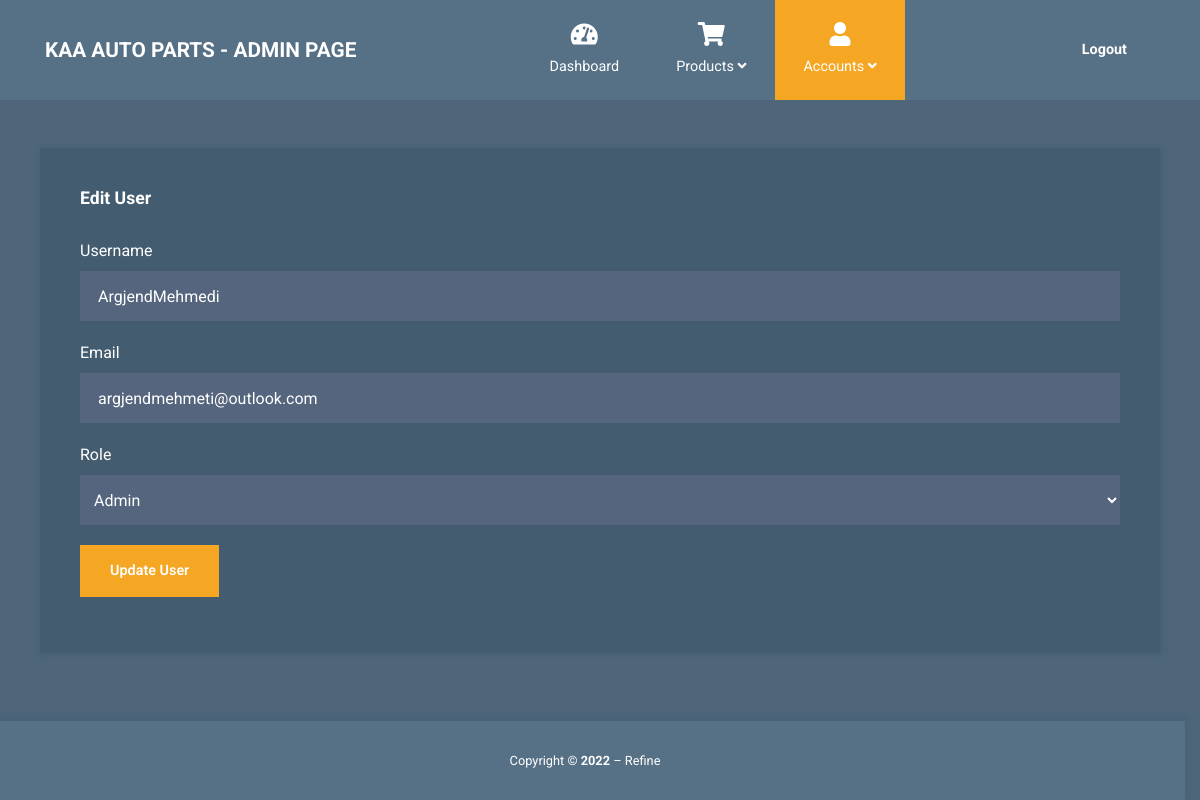
The app's page /admin/accounts-edit.php?id=1 with its own data.
### tables this page shows
CREATE TABLE `users` (
  `id` int(11) NOT NULL,
  `username` varchar(50) NOT NULL,
  `email` varchar(50) NOT NULL,
  `userpassword` varchar(255) NOT NULL,
  `role` int(11) NOT NULL DEFAULT 0
);

### admin/accounts-edit.php (the view, shortened to what this page needs)
<?php
include_once 'admin_assets/includes/config.inc.php';
?>
<!DOCTYPE html>
<html lang="en">
<head>
  <link rel="stylesheet" href="admin_assets/css/fontawesome.min.css" />
  <link rel="stylesheet" href="admin_assets/css/bootstrap.min.css" />
  <link rel="stylesheet" href="admin_assets/css/templatemo-style.css">
</head>
<body id="reportsPage">
  <div class="" id="home">
    <nav class="navbar navbar-expand-xl">
      <div class="container h-100">
        <a class="navbar-brand" href="index.php">
          <h1 class="tm-site-title mb-0">KAA Auto Parts - Admin Page</h1>
        </a>
        <div class="collapse navbar-collapse" id="navbarSupportedContent">
          <ul class="navbar-nav mx-auto h-100">
            <li class="nav-item">
              <a class="nav-link" href="index.php">
                <i class="fas fa-tachometer-alt"></i>
                Dashboard
              </a>
            </li>
            <li class="nav-item dropdown">
              <a class="nav-link dropdown-toggle" href="products.php" id="navbarDropdown" role="button" data-toggle="dropdown" aria-haspopup="true" aria-expanded="false">
                <i class="fas fa-shopping-cart"></i>
                <span>
                  Products <i class="fas fa-angle-down"></i>
                </span>
              </a>
            </li>
            <li class="nav-item dropdown">
              <a class="nav-link active dropdown-toggle" href="accounts.php" id="navbarDropdown" role="button" data-toggle="dropdown" aria-haspopup="true" aria-expanded="false">
                <i class="fas fa-user"></i>
                <span>
                  Accounts <i class="fas fa-angle-down"></i>
                </span>
              </a>
            </li>
          </ul>
          <ul class="navbar-nav">
            <li class="nav-item">
              <a class="nav-link d-block" href="../assets/includes/logout.inc.php">
                <b>Logout</b>
              </a>
            </li>
          </ul>
        </div>
      </div>
    </nav>
    <div class="container mt-5">
      <div class="row tm-content-row">
        <div class="col-12 tm-block-col">
          <div class="tm-bg-primary-dark tm-block tm-block-h-auto">
            <h2 class="tm-block-title">Edit User</h2>
            <?php
            if (isset($_GET['id'])) {
              $id = $_GET['id'];
              $sql = "SELECT * FROM users WHERE id='$id';";
              $result = mysqli_query($conn, $sql);
              if (mysqli_num_rows($result) > 0) {
                foreach ($result as $row) {
            ?>
                  <form action="admin_assets/includes/accounts-edit.inc.php" method="POST">
                    <div class="row">
                      <div class="col-md-12 mb-3" style="color: white;">
                        <label for="">Username</label>
                        <input type="text" name="username" value="<?php echo $row['username']; ?>" class="form-control" required>
                        <label for="" style="padding-top: 20px;">Email</label>
                        <input type="text" name="email" value="<?php echo $row['email']; ?>" class="form-control" required>
                        <label for="" style="padding-top: 20px;">Role</label>
                        <select name="role" class="form-control" style="padding: 6px 10px;" required>
                          <option value="1" <?= $row['role'] == '1' ? 'selected' : '' ?>>Admin</option>
                        </select>
                        <button type="submit" name="updateuser" class="btn btn-primary" style="margin-top: 20px;">Update User</button>
                      </div>
                    </div>
                  </form>
                <?php
                }
              } else {
                ?>
                <h4>Invalid Record</h4>
            <?php
              }
            }
            ?>
          </div>
        </div>
      </div>
    </div>
    <footer class="tm-footer row tm-mt-small" style="position:absolute; bottom:0; width:100%;">
      <div class="col-12 font-weight-light">
        <p class="text-center text-white mb-0 px-4 small">
          Copyright &copy; <b>2022</b> – <a rel="nofollow noopener" href="https://instagram.com/refinemk" class="tm-footer-link">Refine</a>
        </p>
      </div>
    </footer>
  </div>
</body>
</html>

### admin/admin_assets/css/templatemo-style.css (style rules this page uses)
html { font-size: 16px; overflow-x: hidden; }
body { font-family: Roboto, Helvetica, Arial, sans-serif; background-color: #4e657a; overflow-x: hidden; }
a { transition: all 0.3s ease; }
.navbar-brand { display: flex; align-items: center; }
.tm-site-title { display: inline-block; text-transform: uppercase; font-size: 1.3rem; font-weight: 700; color: #fff; }
.navbar { height: 100px; background-color: #567086; padding: 0; }
.navbar .container { position: relative; }
.tm-mt-small { margin-top: 20px; }
.tm-block-col { margin-bottom: 30px; }
.tm-block { padding: 40px; -webkit-box-shadow: 1px 1px 5px 0 #455c71; -moz-box-shadow: 1px 1px 5px 0 #455c71; box-shadow: 1px 1px 5px 0 #455c71; min-height: 350px; height: 100%; max-height: 450px; }
.tm-block-h-auto { min-height: 1px; max-height: none; height: auto; }
.tm-block-title { font-size: 1.1rem; font-weight: 700; color: #fff; margin-bottom: 30px; }
.nav-link { color: #fff; height: 100%; display: flex; align-items: center; justify-content: center; flex-direction: column; font-size: 90%; }
.nav-link > i { margin-bottom: 10px; margin-right: 0; font-size: 1.5rem; }
.dropdown-item, .nav-link { padding: 15px 20px; }
.navbar-nav .active > .nav-link, .navbar-nav .nav-link.active { background-color: #f5a623; color: #fff; }
.navbar-nav .nav-link.active i { color: #fff; }
.nav-item { text-align: center; }
.nav-item:last-child { margin-right: 0; }
.dropdown-toggle::after { display: none; }
.tm-content-row { justify-content: space-between; margin-left: -20px; margin-right: -20px; }
.form-control { background-color: #54657d; color: #fff; border: 0; }
.form-control { padding: 19px 18px; border-radius: 0; height: 50px; }
.btn { border-radius: 0; padding: 13px 28px; transition: all 0.2s ease; max-width: 100%; }
.btn-primary { color: #fff; background-color: #f5a623; border: 2px solid #f5a623; font-size: 90%; font-weight: 600; }
.tm-bg-primary-dark { background-color: #435c70; }
.tm-footer { background-color: #567086; padding-top: 30px; padding-bottom: 30px; -webkit-box-shadow: 0 -3px 5px 0 rgba(69, 92, 113, 0.59); -moz-box-shadow: 0 -3px 5px 0 rgba(69, 92, 113, 0.59); box-shadow: 0 -3px 5px 0 rgba(69, 92, 113, 0.59); }
.tm-footer-link { color: white; }
@media (min-width: 1200px) { .navbar-expand-xl .navbar-nav .nav-link { padding-left: 28px; padding-right: 28px; } }
@media (min-width: 1200px) { .navbar-collapse { height: 100%; } }
@media (max-width: 1275px) and (min-width: 1200px) { .nav-item { margin-right: 15px; } }
@media (max-width: 1350px) { .nav-item { margin-right: 1px; } }

### records on screen
users: username "ArgjendMehmedi", email "argjendmehmeti@outlook.com", role "Admin"
